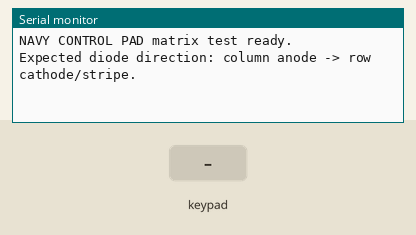
This program was run on a simulated ESP32-S3. Shown: the last lines printed to the serial monitor. Wiring (inferred from the signals the program sends): 4×3 keypad with keys 1 2 3 4 5 6 7 8 9 * 0 # (labels assumed): rows GPIO 68, GPIO 69, GPIO 70, GPIO 71; columns GPIO 64, GPIO 65, GPIO 66. Inputs (shaded band) come from the test bench.

Above: at 1.5 s.
1.6 s: key '1' pressed
At 2.6 s:
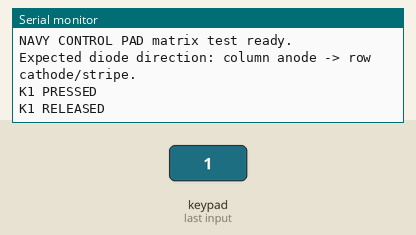
3.2 s: keypad keys 0 1 2 pressed 0.4 s apart
At 3.36 s:
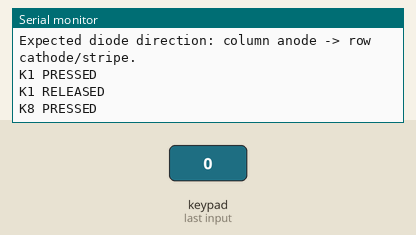
5.9 s: key '3' pressed
At 7.0 s:
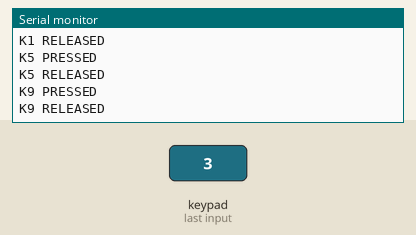
7.4 s: keypad keys 0 1 2 # pressed 0.4 s apart
At 9.3 s:
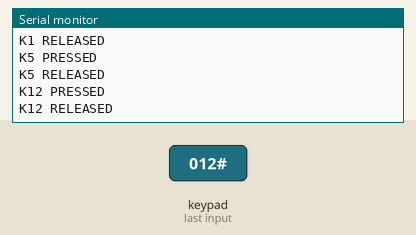
Timing chart, 0 to 10.8 s (numbered marks = the images above; inputs shaded):
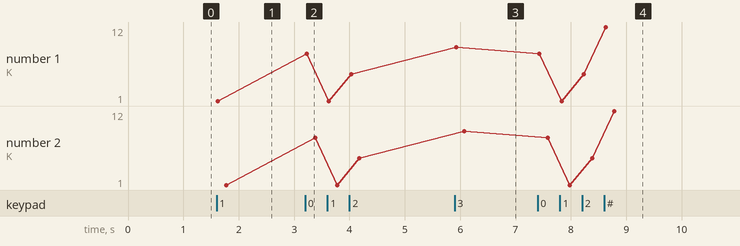

Measured:
- after the input at 1.6 s, the serial monitor: prints a new line at once (image 1)
- after the input at 3.2 s, the serial monitor: prints a new line at once (image 2)
- after the input at 5.9 s, the serial monitor: prints a new line at once (image 3)
- after the input at 7.4 s, the serial monitor: prints a new line at once (image 4)
- plotted number 1: 1 → 5 after the input at 3.2 s, 5 → 9 after the input at 5.9 s, 9 → 12 after the input at 7.4 s
- plotted number 2: 1 → 5 after the input at 3.2 s, 5 → 9 after the input at 5.9 s, 9 → 12 after the input at 7.4 s

The program:

main.cpp
```cpp
#include <Arduino.h>
#include <Wire.h>
#include <Adafruit_MCP23X17.h>
#include "pins.h"

Adafruit_MCP23X17 mcp;

// MCP23017 pin numbers are GPA0..GPA7 = 0..7.
// Rows: GPA0..GPA2. Columns: GPA4..GPA7.
constexpr uint8_t ROW_PINS[3] = {0, 1, 2};
constexpr uint8_t COL_PINS[4] = {4, 5, 6, 7};
constexpr uint32_t DEBOUNCE_MS = 20;

bool stableState[3][4] = {};
bool lastRaw[3][4] = {};
uint32_t changedAt[3][4] = {};

static void setRowHighZ(uint8_t row) {
  // Input mode is high impedance. Disable row pull-up.
  mcp.pinMode(ROW_PINS[row], INPUT);
  mcp.pullUp(ROW_PINS[row], LOW);
}

static void scanMatrix() {
  for (uint8_t r = 0; r < 3; ++r) setRowHighZ(r);

  for (uint8_t c = 0; c < 4; ++c) {
    mcp.pinMode(COL_PINS[c], INPUT);
    mcp.pullUp(COL_PINS[c], HIGH);
  }

  for (uint8_t r = 0; r < 3; ++r) {
    // With diode anode at column and cathode at row, current flows
    // from a pulled-up column through a pressed key into the LOW row.
    mcp.pinMode(ROW_PINS[r], OUTPUT);
    mcp.digitalWrite(ROW_PINS[r], LOW);
    delayMicroseconds(150);

    for (uint8_t c = 0; c < 4; ++c) {
      const bool rawPressed = (mcp.digitalRead(COL_PINS[c]) == LOW);
      if (rawPressed != lastRaw[r][c]) {
        lastRaw[r][c] = rawPressed;
        changedAt[r][c] = millis();
      }
      if ((millis() - changedAt[r][c]) >= DEBOUNCE_MS &&
          stableState[r][c] != rawPressed) {
        stableState[r][c] = rawPressed;
        Serial.printf("K%u %s\n", r * 4 + c + 1,
                      rawPressed ? "PRESSED" : "RELEASED");
      }
    }
    setRowHighZ(r);
  }
}

void setup() {
  Serial.begin(115200);
  delay(300);
  Wire.begin(PIN_I2C_SDA, PIN_I2C_SCL);

  if (!mcp.begin_I2C(MCP23017_ADDRESS, &Wire)) {
    Serial.println("ERROR: MCP23017 not found at 0x20");
    while (true) delay(1000);
  }

  for (uint8_t r = 0; r < 3; ++r) setRowHighZ(r);
  for (uint8_t c = 0; c < 4; ++c) {
    mcp.pinMode(COL_PINS[c], INPUT);
    mcp.pullUp(COL_PINS[c], HIGH);
  }
  Serial.println("NAVY CONTROL PAD matrix test ready.");
  Serial.println("Expected diode direction: column anode -> row cathode/stripe.");
}

void loop() {
  scanMatrix();
  delay(2);
}
```

pins.h
```cpp
#pragma once
// DHR55146D official pin map. These pins are reserved for onboard hardware.
constexpr int PIN_LCD_SCLK = 10;
constexpr int PIN_LCD_MOSI = 11;
constexpr int PIN_LCD_CS = 9;
constexpr int PIN_LCD_DC = 3;
constexpr int PIN_LCD_RESET = 14;
constexpr int PIN_LCD_BACKLIGHT = 46;
constexpr int PIN_TOUCH_SDA = 6;
constexpr int PIN_TOUCH_SCL = 7;
constexpr int PIN_TOUCH_INT = 5;
constexpr int PIN_TOUCH_RESET = 13;
constexpr int PIN_ENCODER_A = 45;
constexpr int PIN_ENCODER_B = 42;
constexpr int PIN_ENCODER_PUSH = 41;
constexpr int PIN_I2C_SDA = 38;
constexpr int PIN_I2C_SCL = 39;
constexpr int PIN_RGB_LED = 48;
constexpr int PIN_POWER_LED = 40;

constexpr uint8_t MCP23017_ADDRESS = 0x20;
```
